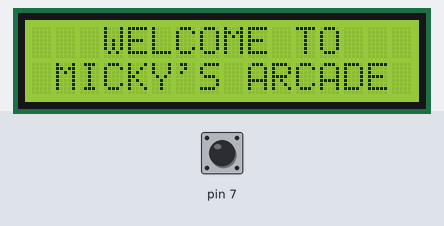
A sketch run on a simulated Arduino Uno, built with avr-gcc and run on an emulated ATmega328P. On the bench: 16×2 character LCD. The test bench sets the inputs (shaded band); at power-on: pin 7 HIGH. Random numbers use the default seed unless the sketch sets one.

Above: at 1.7 s.
1.8 s: pin 7 pulled LOW for 3.2 s
At 1.98 s:
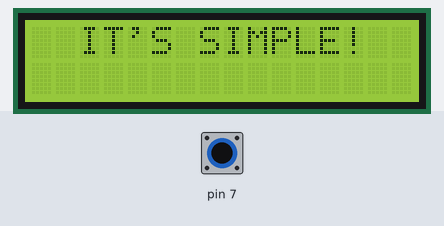
5.6 s: pin 7 pulled LOW for 0.15 s
At 5.85 s:
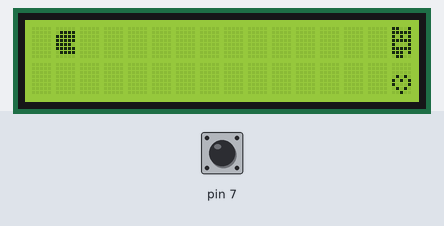
6.3 s: pin 7 pulled LOW for 0.15 s
At 6.53 s:
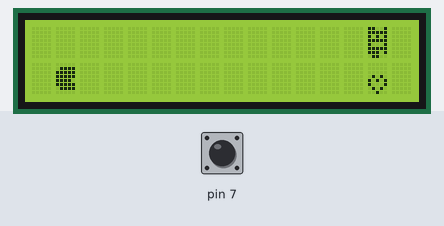
7.0 s: pin 7 pulled LOW for 1 s
At 7.19 s:
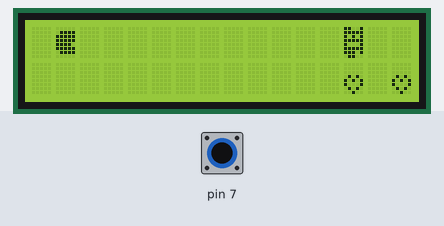
8.6 s: pin 7 pulled LOW for 0.15 s
At 8.96 s:
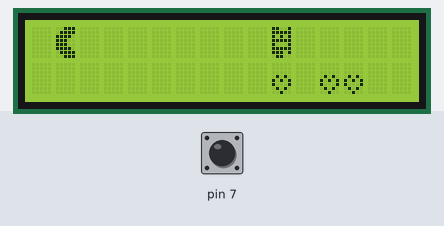
9.3 s: pin 7 pulled LOW for 0.15 s
At 10.06 s:
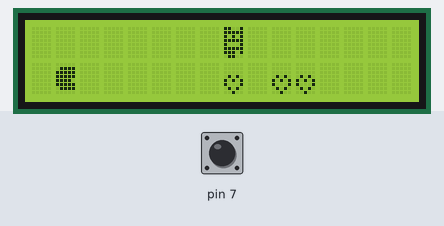
Timing chart, 0 to 12.3 s (numbered marks = the images above; inputs shaded):
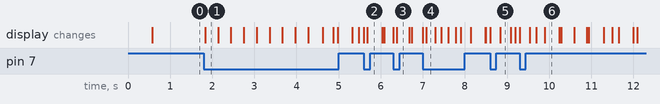

Measured:
- after the input at 1.8 s, the display: changes at once (image 1)

The sketch:

PacmanRider.ino
```cpp
/*
 *
 *      ____  ___   ________  ______    _   __   ____  ________  __________  __
 *     / __ \/   | / ____/  |/  /   |  / | / /  / __ \/  _/ __ \/ ____/ __ \/ /
 *    / /_/ / /| |/ /   / /|_/ / /| | /  |/ /  / /_/ // // / / / __/ / /_/ / /
 *   / ____/ ___ / /___/ /  / / ___ |/ /|  /  / _, _// // /_/ / /___/ _, _/_/
 *  /_/   /_/  |_\____/_/  /_/_/  |_/_/ |_/  /_/ |_/___/_____/_____/_/ |_(_)
 *
 * Written by Micky Griffiths for the 16x2 LCD and RPi. -- 16 May 2013
 * Ported to Arduino for the Arduino LCD Keypad Shield by Johannes le Roux (@dadecoza) -- 4 Apr 2018
 *
 *
*/


#include <LiquidCrystal.h>
#include <EEPROM.h>

//LiquidCrystal lcd(8, 9, 4, 5, 6, 7);
LiquidCrystal lcd(6, 10, 9, 14, 15, 16);

static const int SPRITE_PACMAN_OPEN = 0;
static const int SPRITE_PACMAN_CLOSED = 1;
static const int SPRITE_GHOST = 2;
static const int SPRITE_HEART = 3;
static const int SPRITE_SMILEY = 4;
static const int TYPE_NONE = 0;
static const int TYPE_HEART = 1;
static const int TYPE_GHOST = 2;
static const int MAX_SPRITES = 10;
static const int STATE_INTRO = 0;
static const int STATE_PLAY = 1;
static const int STATE_GAMEOVER = 2;
static const int HIGHSCORE_ADDRESS = 0;
static const int TOP = 0;
static const int BOTTOM = 1;

struct sprite {
  int x;
  int y;
  int type;
};

struct sprite sprites[MAX_SPRITES];

long timeToMove, timeToAnimate, timeToDebounce;
int state, score, highScore, gameSpeed, pacmanX, pacmanY, ghostOdds;
boolean mouthState, smile;

static unsigned char spriteBitmaps[8][8] = {
  {0x7, 0xF, 0x1E, 0x1C, 0x1C, 0x1E, 0xF, 0x7},
  {0x0, 0xF, 0x1F, 0x1F, 0x1E, 0x1F, 0xF, 0x0},
  {0x19, 0x1F, 0x15, 0x1F, 0x11, 0x1F, 0x1D, 0xC},
  {0x0, 0x0, 0x0, 0xA, 0x15, 0x11, 0xA, 0x4},
  {0x0, 0xA, 0x0, 0x0, 0x11, 0xE, 0x0, 0x0},
  {0x1F, 0x1F, 0x1F, 0x1F, 0x1F, 0x0, 0x0, 0x0},
  {0x0, 0x0, 0x0, 0x1F, 0x1F, 0x1F, 0x1F, 0x1F},
  {0x1F, 0x0, 0x0, 0x0, 0x0, 0x0, 0x0, 0x0}
};


void setup() {

  pinMode (A0, INPUT);
pinMode (A1, INPUT);
pinMode (A2, INPUT);
pinMode (A3, INPUT);
pinMode (7, INPUT);
pinMode (8, INPUT);
  if (checkButton()) {
    EEPROM.write(HIGHSCORE_ADDRESS, 0);
  }

  for (int i = 0; i < (sizeof(spriteBitmaps) / 8); i++) {
    lcd.createChar(i, spriteBitmaps[i]);
  }

  delay(500);
  lcd.begin(16, 2);
  randomSeed(analogRead(1));
  state = STATE_INTRO;
  initVars();
}


void loop() {
  switch (state) {
    case STATE_INTRO: intro(); break;
    case STATE_PLAY: play(); break;
    case STATE_GAMEOVER: gameover(); break;
  }
}


void initVars() {
  for (int i = 0; i < MAX_SPRITES; i++) {
    sprites[i] = {0, 0, TYPE_NONE};
  }
  highScore = EEPROM.read(HIGHSCORE_ADDRESS);
  timeToMove = 0;
  timeToAnimate = 0;
  timeToDebounce = 0;
  score = 0;
  gameSpeed = 600;
  ghostOdds = 6;
  pacmanX = 1;
  pacmanY = 0;
  mouthState = false;
  smile = false;
}


void intro() {
  lcd.clear(); lcd.setCursor(3, 0); lcd.print("WELCOME TO"); lcd.setCursor(1, 1); lcd.print("MICKY'S ARCADE");
  waitButton();
  lcd.clear(); lcd.setCursor(2, 0); lcd.print("IT'S SIMPLE!");
  waitButton();
  lcd.clear(); lcd.setCursor(0, 0); lcd.print("Press the button"); lcd.setCursor(1, 1); lcd.print("to move pacman");
  waitButton();
  lcd.clear(); lcd.setCursor(6, 0); lcd.print("BUT!");
  lcd.setCursor(0, 1); lcd.print("Don't forget to");
  waitButton();
  lcd.clear(); lcd.setCursor(3, 0); lcd.print("COLLECT: "); lcd.write(byte(SPRITE_HEART)); lcd.setCursor(4, 1); lcd.print("AVOID: "); lcd.write(byte(SPRITE_GHOST));
  waitButton(); lcd.clear(); lcd.setCursor(1, 0); lcd.print("ARE YOU READY?"); lcd.setCursor(0, 1); lcd.print("Press the button");
  waitButton();
  animation(1);
  state = STATE_PLAY;
}


void play() {
  drawScreen();
  long now = millis();
  if (checkButton()) {
    hidePacman();
    pacmanY = !pacmanY;
  }

  if (now > timeToMove) {
    moveLeft();
    if (!random(0, ghostOdds)) {
      spawn(TYPE_GHOST);
    }
    if (!random(0, 3)) {
      spawn(TYPE_HEART);
    }
    timeToMove = now + gameSpeed;
  }

  int c = collision();
  if (c == TYPE_HEART) {
    eatHeart();
    increaseScore();
  } else if (c == TYPE_GHOST) {
    state = STATE_GAMEOVER;
  }
}


void gameover() {
  animation(0);
  lcd.setCursor(3, 0); lcd.print("GAME OVER"); lcd.setCursor(0, 1); lcd.print("How did you do?");
  waitButton();
  lcd.clear(); lcd.setCursor(2, 0); lcd.print("YOUR SCORE:"); lcd.setCursor(7, 1); lcd.print(score);
  waitButton();
  if (score > highScore) {
    lcd.clear(); lcd.setCursor(1, 0); lcd.print("NEW HIGHSCORE!");
    EEPROM.write(HIGHSCORE_ADDRESS, score);
    highScore = score;
    waitButton();
  }
  lcd.clear(); lcd.setCursor(3, 0); lcd.print("TRY AGAIN"); lcd.setCursor(2, 1); lcd.print("Highscore: "); lcd.print(highScore);
  waitButton();
  initVars();
  state = STATE_PLAY;
  lcd.clear();
}


void drawScreen() {
  for (int i = 0; i < MAX_SPRITES; i++) {
    drawSprite(i);
  }
  drawPacman();
}


void eatHeart() {
  for (int i = 0; i < MAX_SPRITES; i++) {
    if (sprites[i].x == pacmanX && sprites[i].y == pacmanY && sprites[i].type == TYPE_HEART) {
      smile = true;
      deleteSprite(i);
      return;
    }
  }
}


void increaseScore() {
  score++;
  if (!(score % 10)) {
    gameSpeed = gameSpeed - 30;
    if (ghostOdds > 1) {
      ghostOdds--;
    }
  }
}


void spawn(int type) {
  int x = 15;
  int y = random(0, 2);
  for (int i = 0; i < MAX_SPRITES; i++) {
    int spriteType = sprites[i].type;
    if (spriteType == TYPE_NONE) {
      if (((type == TYPE_GHOST) && okayToSpawnGhost(y)) || ((type == TYPE_HEART) && okayToSpawnHeart(y))) {
        createSprite(i, x, y, type);
      }
      return;
    }
  }
}


int at(int x, int y) {
  for (int i = 0; i < MAX_SPRITES; i++) {
    if (sprites[i].x == x && sprites[i].y == y && sprites[i].type != TYPE_NONE) {
      return sprites[i].type;
    }
  }
  return TYPE_NONE;
}


int okayToSpawnGhost(int pos) {
  if (at(15, pos) != TYPE_NONE) {
    return 0;
  } else if (at(15, !pos) == TYPE_GHOST) {
    return 0;
  } else if ((pos == TOP) && (at(14, BOTTOM) == TYPE_GHOST)) {
    return 0;
  } else if ((pos == BOTTOM) && (at(14, TOP) == TYPE_GHOST)) {
    return 0;
  }
  return 1;
}


int okayToSpawnHeart(int pos) {
  if (at(15, pos) != TYPE_NONE) {
    return 0;
  }
  return 1;
}


void moveLeft() {
  for (int i = 0; i < MAX_SPRITES; i++) {
    if (sprites[i].type != TYPE_NONE) {
      int x = sprites[i].x - 1;
      int y = sprites[i].y;
      moveSprite(i, x, y);
    }
  }
}


void createSprite(int s, int x, int y, int type) {
  sprites[s].x = x;
  sprites[s].y = y;
  sprites[s].type = type;
}


void drawSprite(int s) {
  int spriteType = sprites[s].type;
  if (spriteType == TYPE_NONE) {
    return;
  }
  int x = sprites[s].x;
  int y = sprites[s].y;
  if (!((x == pacmanX) && (y == pacmanY))) {
    lcd.setCursor(x, y);
    switch (spriteType) {
      case TYPE_GHOST: lcd.write(byte(SPRITE_GHOST)); break;
      case TYPE_HEART: lcd.write(byte(SPRITE_HEART)); break;
      default: lcd.write(byte(32)); break;
    }
  }
}


void hideSprite(int s) {
  lcd.setCursor(sprites[s].x, sprites[s].y);
  lcd.write(byte(32));
}


void drawPacman() {
  if ((millis() > timeToAnimate) || (smile)) {
    int wait = 350;
    lcd.setCursor(pacmanX, pacmanY);
    if (smile) {
      lcd.write(byte(SPRITE_SMILEY));
      wait = 600;
      smile = false;
    } else if (mouthState) {
      lcd.write(byte(SPRITE_PACMAN_OPEN));
    } else {
      lcd.write(byte(SPRITE_PACMAN_CLOSED));
    }
    mouthState = !mouthState;
    timeToAnimate = millis() + wait;
  }
}


void hidePacman() {
  lcd.setCursor(pacmanX, pacmanY);
  lcd.write(byte(32));
}


void deleteSprite(int s) {
  hideSprite(s);
  sprites[s].x = 0;
  sprites[s].y = 0;
  sprites[s].type = TYPE_NONE;
}


void moveSprite(int s, int x, int y) {
  if ((x < 0) || (x > 15)) {
    deleteSprite(s);
  } else {
    hideSprite(s);
    sprites[s].x = x;
    sprites[s].y = y;
  }
}


int collision() {
  return at(pacmanX, pacmanY);
}


void animation(int direction) {
  byte animationOpen[6] = {255, 255, 5, 6, 7, 95};
  byte animationClose[6] = {7, 95, 5, 6, 255, 255};
  byte animationChars[6];
  if (direction) {
    memcpy(animationChars, animationOpen, sizeof animationChars);
  } else {
    memcpy(animationChars, animationClose, sizeof animationChars);
  }
  lcd.clear();
  for (int frame = 0; frame < 3; frame++) {
    lcd.setCursor(0, 0);
    for (int i = 0; i < 16; i++) lcd.write(animationChars[frame * 2]);
    lcd.setCursor(0, 1);
    for (int i = 0; i < 16; i++) lcd.write(animationChars[(frame * 2) + 1]);
    delay(300);
    lcd.clear();
  }
}


int checkButton() {
  long now = millis();
  if (now > timeToDebounce) {
    //int b = analogRead(A0);
    //if (b < 850)
    if(!digitalRead(7)){
      timeToDebounce = now + 300;
      return 1;
    }
  }
  return 0;
}


void waitButton() {
  while (!checkButton()) delay(50);
}
```
